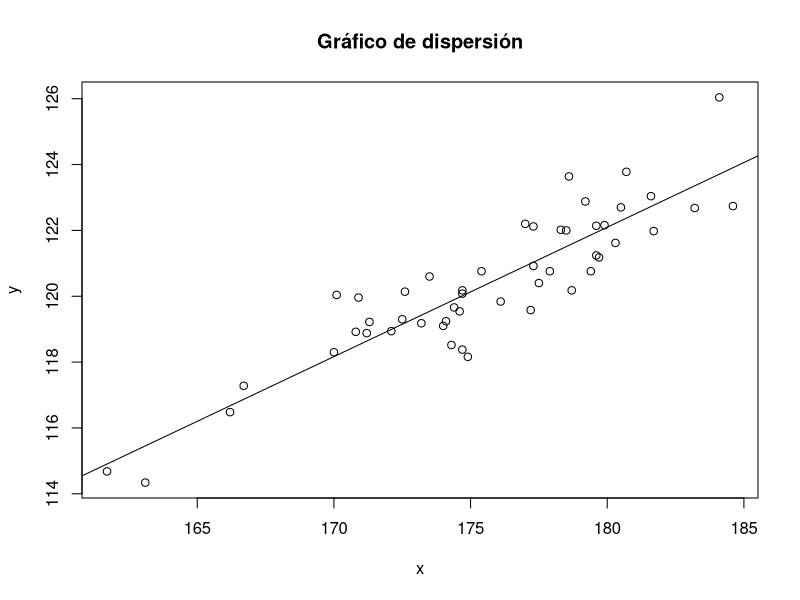
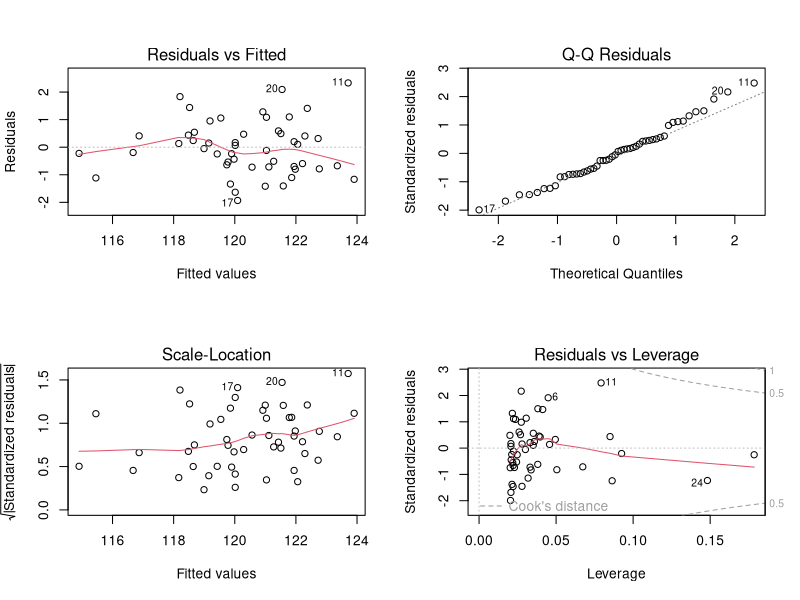

Write R code to recreate these figures, in order.
# Reto 1. Regresión lineal simple

# Se cree que entre las variables x y y del archivo csv adjunto, podría haber una relación más o menos lineal. Para tener más evidencia sobre esto lleve a cabo lo siguiente:
  
# 1. Realice el gráfico de dispersión de los datos
# 2. Ajuste un modelo de regresión lineal simple a los datos, muestre un resumen del modelo ajustado y trace la recta de regresión estimada junto con el gráfico de dispersión
# 3. Obtenga algunas gráficas de diagnóstico y diga si es razonable suponer para los errores aleatoriedad, normalidad y varianza constante.

# **Solución**

# Establezca primero un directorio de trabajo donde
# deberán estar los datos a importar
rm(list = ls()) # Para eliminar objetos creados previamente
datos <- read.csv("datoslineal.csv")
attach(datos)

plot(x, y, main = "Gráfico de dispersión") # 1

modelo <- lm(y ~ x) # 2.
summary(modelo)
abline(lsfit(x, y))

par(mfrow = c(2, 2)) 
plot(modelo) # 3.

